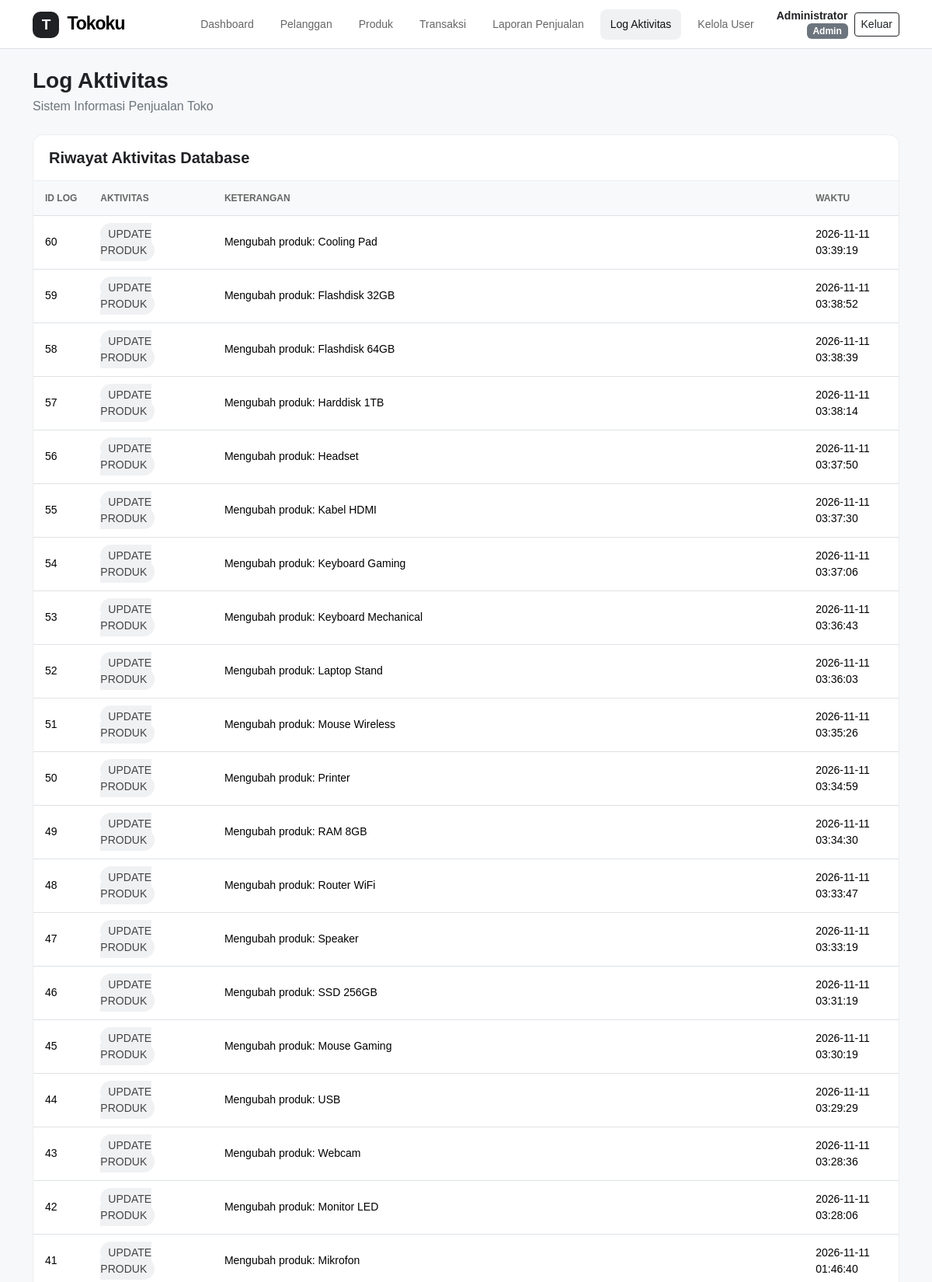
The page /tokoku/index.php?page=log (signed in, upper part) on the database its author committed.
### tables this page shows
CREATE TABLE `tbl_user` (
  `id_user` int(11) NOT NULL,
  `username` varchar(30) NOT NULL,
  `password_hash` varchar(255) NOT NULL,
  `nama_lengkap` varchar(100) NOT NULL,
  `role` enum('admin','petugas','pelanggan') NOT NULL DEFAULT 'pelanggan',
  `id_pelanggan` int(11) DEFAULT NULL,
  `dibuat` timestamp NOT NULL DEFAULT current_timestamp()
);

CREATE TABLE `tbl_log` (
  `id_log` int(11) NOT NULL,
  `aktivitas` varchar(100) NOT NULL,
  `keterangan` text DEFAULT NULL,
  `waktu` timestamp NOT NULL DEFAULT current_timestamp()
);

### tokoku/index.php (called while the page is built, shortened)
<?php
require_once __DIR__ . '/config/database.php';
require_once __DIR__ . '/includes/functions.php';
require_once __DIR__ . '/includes/auth.php';
require_login($pdo);
$user = user_login();
$pages = array_intersect_key(
    semua_halaman(),
    array_flip(izin_halaman($user['role']))
);
$page = $_GET['page'] ?? '';
$pageTitle = $pages[$page];
require_once __DIR__ . '/includes/header.php';
require __DIR__ . '/pages/' . $page . '.php';
require_once __DIR__ . '/includes/footer.php';

### tokoku/includes/auth.php (called while the page is built, shortened)
<?php
function semua_halaman()
{
    return [
        'dashboard' => 'Dashboard',
        'petugas' => 'Dashboard',
        'pelanggan' => 'Pelanggan',
        'produk' => 'Produk',
        'transaksi' => 'Transaksi',
        'laporan' => 'Laporan Penjualan',
        'log' => 'Log Aktivitas',
        'belanja' => 'Belanja',
        'riwayat' => 'Riwayat Belanja',
        'user' => 'Kelola User'
    ];
}
function izin_halaman($role)
{
    $izin = [
        'admin' => ['dashboard', 'pelanggan', 'produk', 'transaksi', 'laporan', 'log', 'user'],
        'petugas' => ['petugas', 'transaksi'],
        'pelanggan' => ['belanja', 'riwayat']
    ];
    return $izin[$role] ?? [];
}
function user_login()
{
    return $_SESSION['user'] ?? null;
}
function require_login(PDO $pdo)
{
    $id = $_SESSION['user']['id_user'] ?? 0;
    $stmt = $pdo->prepare("
        SELECT id_user, username, nama_lengkap, role, id_pelanggan
        FROM tbl_user
        WHERE id_user = ?
    ");
    $stmt->execute([$id]);
}

### tokoku/includes/functions.php (called while the page is built, shortened)
<?php
function e($value)
{
    return htmlspecialchars((string) $value, ENT_QUOTES, 'UTF-8');
}

### tokoku/pages/log.php (the view, shortened to what this page needs)
<?php
$data = $pdo->query("
    SELECT id_log, aktivitas, keterangan, waktu
    FROM tbl_log
    ORDER BY id_log DESC
")->fetchAll();
?>
<div class="content-card">
    <div class="content-card-header">
        <h5 class="fw-bold mb-0">Riwayat Aktivitas Database</h5>
    </div>
    <div class="table-responsive">
        <table class="table table-hover mb-0">
            <thead>
                <tr>
                    <th>ID Log</th>
                    <th>Aktivitas</th>
                    <th>Keterangan</th>
                    <th>Waktu</th>
                </tr>
            </thead>
            <tbody>
                <?php foreach ($data as $row): ?>
                    <tr>
                        <td><?= e($row['id_log']) ?></td>
                        <td>
                            <span class="badge-soft">
                                <?= e($row['aktivitas']) ?>
                            </span>
                        </td>
                        <td><?= e($row['keterangan']) ?></td>
                        <td><?= e($row['waktu']) ?></td>
                    </tr>
                <?php endforeach; ?>
            </tbody>
        </table>
    </div>
</div>

### tokoku/includes/header.php (shortened to what this page needs)
<!DOCTYPE html>
<html lang="id">
<head>
    <link href="https://cdn.jsdelivr.net/npm/bootstrap@5.3.3/dist/css/bootstrap.min.css" rel="stylesheet">
    <link rel="stylesheet" href="assets/css/style.css">
</head>
<body>
<nav class="navbar navbar-expand-lg navbar-light bg-white border-bottom sticky-top">
    <div class="container">
        <a class="navbar-brand fw-bold" href="index.php">
            <span class="brand-icon">T</span>
            Tokoku
        </a>
        <div class="collapse navbar-collapse" id="navbarMenu">
            <ul class="navbar-nav ms-auto gap-lg-2">
                <?php foreach ($pages as $key => $label): ?>
                    <li class="nav-item">
                        <a class="nav-link <?= $page === $key ? 'active' : '' ?>"
                           href="index.php?page=<?= e($key) ?>">
                            <?= e($label) ?>
                        </a>
                    </li>
                <?php endforeach; ?>
            </ul>
            <div class="d-flex align-items-center gap-2 ms-lg-3 mt-2 mt-lg-0">
                <div class="text-lg-end lh-sm">
                    <div class="fw-semibold small"><?= e($user['nama_lengkap']) ?></div>
                    <span class="badge text-bg-secondary text-capitalize">
                        <?= e($user['role']) ?>
                    </span>
                </div>
                <form action="logout.php" method="POST" class="mb-0">
                    <button class="btn btn-sm btn-outline-dark">Keluar</button>
                </form>
            </div>
        </div>
    </div>
</nav>
<main class="container py-4">
    <div class="mb-4">
        <h3 class="fw-bold mb-1"><?= e($pageTitle) ?></h3>
        <p class="text-secondary mb-0">
            Sistem Informasi Penjualan Toko
        </p>
    </div>

### tokoku/assets/css/style.css (style rules this page uses)
* { box-sizing: border-box; }
body { background: #f7f8fa; color: #202124; font-family: Arial, sans-serif; }
.navbar-brand { font-size: 23px; letter-spacing: -1px; }
.brand-icon { display: inline-flex; align-items: center; justify-content: center; width: 34px; height: 34px; margin-right: 5px; border-radius: 10px; background: #202124; color: white; font-size: 19px; }
.nav-link { color: #666 !important; font-size: 14px; font-weight: 500; border-radius: 8px; padding: 9px 13px !important; }
.nav-link:hover, .nav-link.active { background: #f0f1f3; color: #111 !important; }
.table { vertical-align: middle; font-size: 14px; }
.table thead th { background: #f8f9fa; color: #666; font-size: 12px; font-weight: 600; text-transform: uppercase; white-space: nowrap; }
.table td, .table th { padding: 13px 15px; }
.content-card { background: white; border: 1px solid #eceef0; border-radius: 13px; overflow: hidden; }
.content-card-header { padding: 17px 20px; border-bottom: 1px solid #eceef0; }
.badge-soft { background: #f0f1f3; color: #444; padding: 6px 10px; border-radius: 20px; }

### rows shown on the page
tbl_user: role "Dashboard", role "Pelanggan", role "Produk", role "Transaksi", role "Laporan Penjualan", role "Log Aktivitas", role "Kelola User", nama_lengkap "Administrator", role "Admin"
tbl_log: id_log "60", aktivitas "UPDATE PRODUK", keterangan "Mengubah produk: Cooling Pad", waktu "2026-11-11 03:39:19"
tbl_log: id_log "59", aktivitas "UPDATE PRODUK", keterangan "Mengubah produk: Flashdisk 32GB", waktu "2026-11-11 03:38:52"
tbl_log: id_log "58", aktivitas "UPDATE PRODUK", keterangan "Mengubah produk: Flashdisk 64GB", waktu "2026-11-11 03:38:39"
tbl_log: id_log "57", aktivitas "UPDATE PRODUK", keterangan "Mengubah produk: Harddisk 1TB", waktu "2026-11-11 03:38:14"
tbl_log: id_log "56", aktivitas "UPDATE PRODUK", keterangan "Mengubah produk: Headset", waktu "2026-11-11 03:37:50"
tbl_log: id_log "55", aktivitas "UPDATE PRODUK", keterangan "Mengubah produk: Kabel HDMI", waktu "2026-11-11 03:37:30"
tbl_log: id_log "54", aktivitas "UPDATE PRODUK", keterangan "Mengubah produk: Keyboard Gaming", waktu "2026-11-11 03:37:06"
tbl_log: id_log "53", aktivitas "UPDATE PRODUK", keterangan "Mengubah produk: Keyboard Mechanical", waktu "2026-11-11 03:36:43"
tbl_log: id_log "52", aktivitas "UPDATE PRODUK", keterangan "Mengubah produk: Laptop Stand", waktu "2026-11-11 03:36:03"
tbl_log: id_log "51", aktivitas "UPDATE PRODUK", keterangan "Mengubah produk: Mouse Wireless", waktu "2026-11-11 03:35:26"
tbl_log: id_log "50", aktivitas "UPDATE PRODUK", keterangan "Mengubah produk: Printer", waktu "2026-11-11 03:34:59"
tbl_log: id_log "49", aktivitas "UPDATE PRODUK", keterangan "Mengubah produk: RAM 8GB", waktu "2026-11-11 03:34:30"
tbl_log: id_log "48", aktivitas "UPDATE PRODUK", keterangan "Mengubah produk: Router WiFi", waktu "2026-11-11 03:33:47"
tbl_log: id_log "47", aktivitas "UPDATE PRODUK", keterangan "Mengubah produk: Speaker", waktu "2026-11-11 03:33:19"
tbl_log: id_log "46", aktivitas "UPDATE PRODUK", keterangan "Mengubah produk: SSD 256GB", waktu "2026-11-11 03:31:19"
tbl_log: id_log "45", aktivitas "UPDATE PRODUK", keterangan "Mengubah produk: Mouse Gaming", waktu "2026-11-11 03:30:19"
tbl_log: id_log "44", aktivitas "UPDATE PRODUK", keterangan "Mengubah produk: USB", waktu "2026-11-11 03:29:29"
tbl_log: id_log "43", aktivitas "UPDATE PRODUK", keterangan "Mengubah produk: Webcam", waktu "2026-11-11 03:28:36"
tbl_log: id_log "42", aktivitas "UPDATE PRODUK", keterangan "Mengubah produk: Monitor LED", waktu "2026-11-11 03:28:06"
tbl_log: id_log "41", aktivitas "UPDATE PRODUK", keterangan "Mengubah produk: Mikrofon", waktu "2026-11-11 01:46:40"
